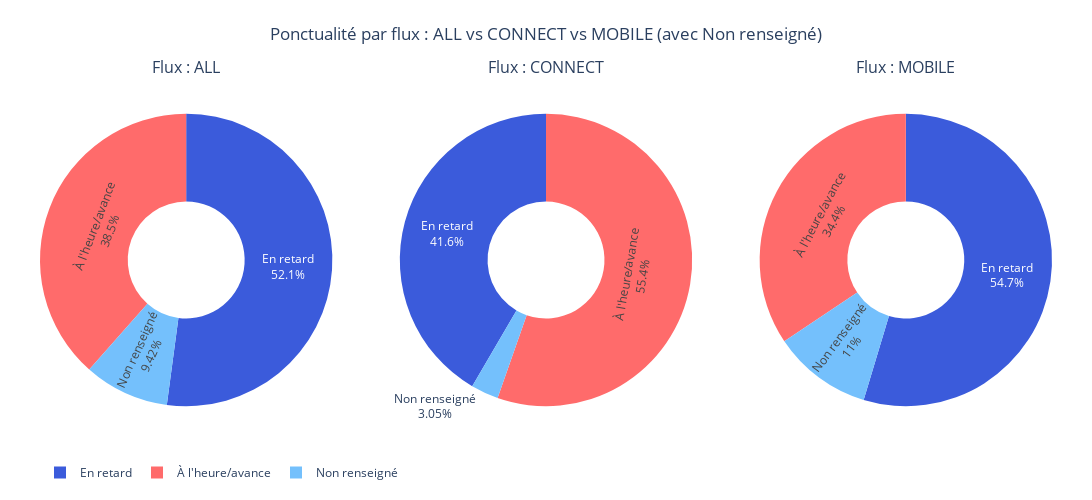

The code cell stored with this chart in its notebook:
### Code cell
# Punctuality donuts by flow (ALL / CONNECT / MOBILE) 
# We reuse the canonical df_ended prepared earlier.

# Fixed label order + consistent colors across panels
labels = ["À l'heure/avance", "En retard", "Non renseigné"]
colors = ["#FF6B6B", "#3B5BDB", "#74C0FC"]  # on-time/early, late, not recorded

panels = [
    ("Flux : ALL",      get_scoped(df_ended, "all")),
    ("Flux : CONNECT",  get_scoped(df_ended, "connect")),
    ("Flux : MOBILE",   get_scoped(df_ended, "mobile")),
]

fig = make_subplots(
    rows=1, cols=3,
    specs=[[{"type": "pie"}, {"type": "pie"}, {"type": "pie"}]],
    subplot_titles=[title for title, _ in panels],
)

for idx, (title, dfi) in enumerate(panels, start=1):
    # Counts per status on the same perimeter
    # - on_time_or_early: delay <= 0 (includes early)
    # - late: delay > 0
    # - missing: NaN delay (not recorded yet)
    count_on_time = int((dfi["delay_clipped"] <= 0).sum())
    count_late    = int((dfi["delay_clipped"] > 0).sum())
    count_missing = int(dfi["delay_clipped"].isna().sum())

    fig.add_trace(
        go.Pie(
            labels=labels,
            values=[count_on_time, count_late, count_missing],
            hole=0.40,
            textinfo="percent+label",
            showlegend=(idx == 1),  # legend only once
            marker=dict(colors=colors),
        ),
        row=1, col=idx
    )

fig.update_layout(
    height=500,
    width=1600,
    title_text="Ponctualité par flux : ALL vs CONNECT vs MOBILE (avec Non renseigné)",
    title_x=0.5,
    legend=dict(orientation="h", y=-0.05),
    margin=dict(l=40, r=40, t=80, b=60),
)
fig.show()

# Quick distribution sanity check on the same canonical perimeter
print("Distribution checkin_type (ended):")
print(df_ended["checkin_type"].value_counts(dropna=False))

### Figure 1 — Plotly figure (JSON) as saved in the notebook; plotly's stock layout.template omitted (floating-point values rounded to 4 significant figures)
{"data": [{"domain": {"x": [0, 0.2889], "y": [0, 1]}, "hole": 0.4, "labels": ["À l'heure/avance", "En retard", "Non renseigné"], "marker": {"colors": ["#FF6B6B", "#3B5BDB", "#74C0FC"]}, "showlegend": true, "textinfo": "percent+label", "type": "pie", "values": [6941, 9404, 1700]}, {"domain": {"x": [0.3556, 0.6444], "y": [0, 1]}, "hole": 0.4, "labels": ["À l'heure/avance", "En retard", "Non renseigné"], "marker": {"colors": ["#FF6B6B", "#3B5BDB", "#74C0FC"]}, "showlegend": false, "textinfo": "percent+label", "type": "pie", "values": [1943, 1459, 107]}, {"domain": {"x": [0.7111, 1], "y": [0, 1]}, "hole": 0.4, "labels": ["À l'heure/avance", "En retard", "Non renseigné"], "marker": {"colors": ["#FF6B6B", "#3B5BDB", "#74C0FC"]}, "showlegend": false, "textinfo": "percent+label", "type": "pie", "values": [4998, 7945, 1593]}], "layout": {"annotations": [{"font": {"size": 16}, "showarrow": false, "text": "Flux : ALL", "x": 0.1444, "xanchor": "center", "xref": "paper", "y": 1, "yanchor": "bottom", "yref": "paper"}, {"font": {"size": 16}, "showarrow": false, "text": "Flux : CONNECT", "x": 0.5, "xanchor": "center", "xref": "paper", "y": 1, "yanchor": "bottom", "yref": "paper"}, {"font": {"size": 16}, "showarrow": false, "text": "Flux : MOBILE", "x": 0.8556, "xanchor": "center", "xref": "paper", "y": 1, "yanchor": "bottom", "yref": "paper"}], "height": 500, "legend": {"orientation": "h", "y": -0.05}, "margin": {"b": 60, "l": 40, "r": 40, "t": 80}, "title": {"text": "Ponctualité par flux : ALL vs CONNECT vs MOBILE (avec Non renseigné)", "x": 0.5}, "width": 1600}}
